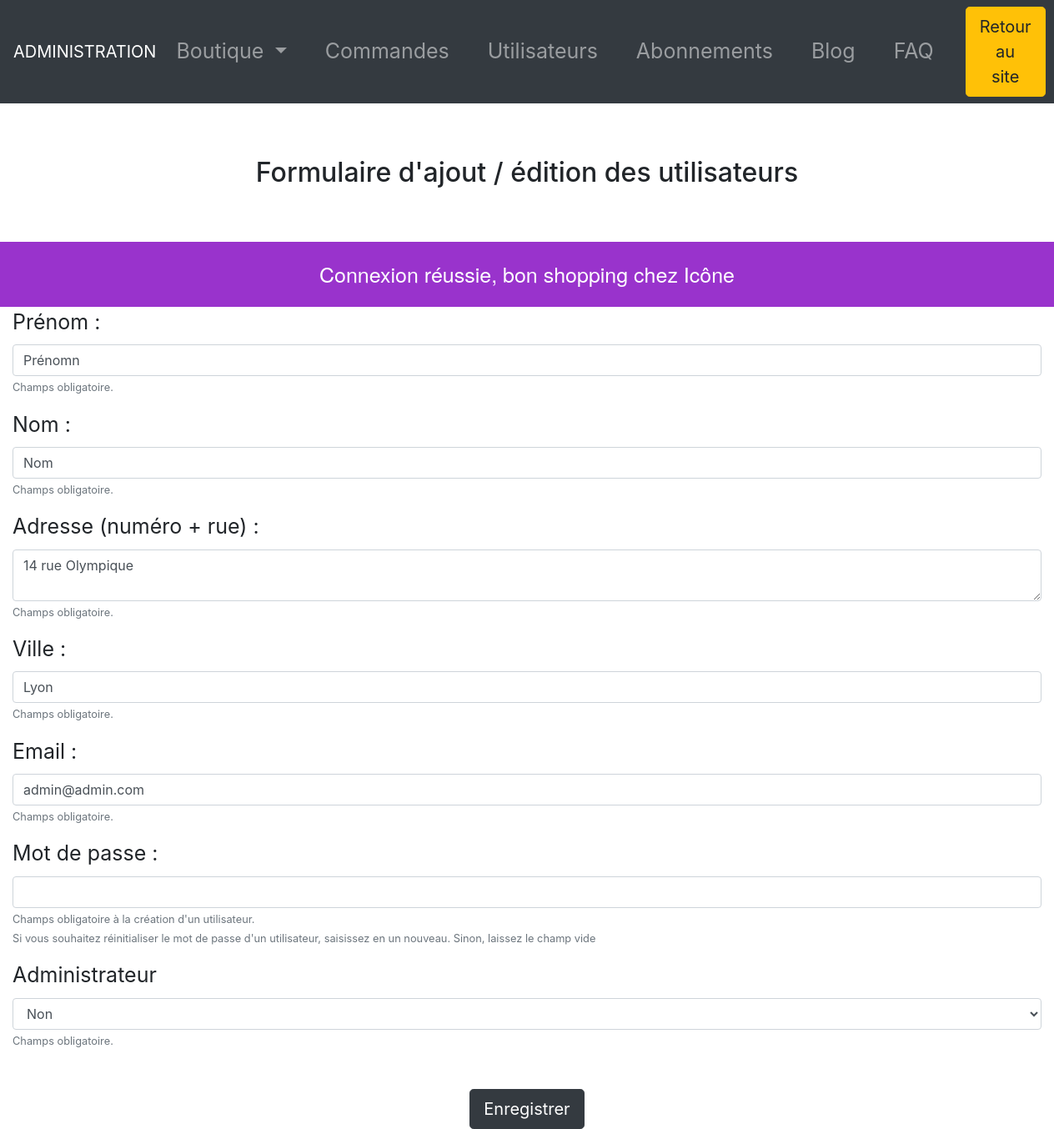
The page /index.php?p=userAdmin&action=edit&id=4 (signed in) on the database its author committed.
### tables this page shows
CREATE TABLE `users` (
  `id` int(11) NOT NULL,
  `firstname` varchar(255) NOT NULL,
  `lastname` varchar(255) NOT NULL,
  `email` varchar(255) NOT NULL,
  `password` varchar(255) NOT NULL,
  `is_admin` tinyint(11) NOT NULL DEFAULT '0',
  `city` varchar(255) NOT NULL,
  `adress` varchar(255) NOT NULL
);

### models/User.php (called while the page is built, shortened)
<?php
function getUser($id){
    $db = dbConnect();
    $query = $db->prepare('SELECT * FROM users WHERE id = ?');
    $query->execute([$id]);
    $result = $query->fetch();
    return $result;
}

### views/userForm.php (the view, shortened to what this page needs)
<!DOCTYPE html>
<html lang="fr">
<head>
    <link rel="stylesheet" href="assets/css/admin.css">
    <?php require 'partials/head_assets_admin.php'; ?>
</head>
<body>
<header>
    <?php require 'partials/header_admin.php'; ?>
</header>
<main>
    <h2 class="p-3 text-center mt-5 mb-5">Formulaire d'ajout / édition des utilisateurs</h2>
    <?php if(isset($_SESSION['messages'])): ?>
        <div class="message">
            <?php foreach($_SESSION['messages'] as $message): ?>
                <?= $message ?><br>
            <?php endforeach; ?>
        </div>
    <?php endif; ?>
    <div class="container-fluid">
        <form action="index.php?p=userAdmin&action=<?= isset($user) || (isset($_SESSION['old_inputs']) && $_GET['action'] == 'edit') ? 'edit&id='. $_GET['id'] : 'add' ?>"  method="post" enctype="multipart/form-data">
            <div class="form-group">
                <label for="firstname">Prénom :</label>
                <input type="text" class="form-control" id="firstname" name="firstname" value="<?= isset($_SESSION['old_inputs']) ? $_SESSION['old_inputs']['firstname'] : '' ?><?= isset($user) ? $user['firstname'] : ''?>">
                <small id="name" class="form-text text-muted">Champs obligatoire.</small>
            </div>
            <div class="form-group">
                <label for="lastname">Nom :</label>
                <input type="text" class="form-control" id="lastname" name="lastname" value="<?= isset($_SESSION['old_inputs']) ? $_SESSION['old_inputs']['lastname'] : '' ?><?= isset($user) ? $user['lastname'] : ''?>">
                <small id="name" class="form-text text-muted">Champs obligatoire.</small>
            </div>
            <div class="form-group">
                <label for="adress">Adresse (numéro + rue) :</label>
                <textarea type="text" class="form-control" id="adress" name="adress"><?= isset($_SESSION['old_inputs']) ? $_SESSION['old_inputs']['adress'] : '' ?><?= isset($user) ? $user['adress'] : ''?></textarea>
                <small id="name" class="form-text text-muted">Champs obligatoire.</small>
            </div>
            <div class="form-group">
                <label for="city">Ville :</label>
                <input type="text" class="form-control" id="city" name="city" value="<?= isset($_SESSION['old_inputs']) ? $_SESSION['old_inputs']['city'] : '' ?><?= isset($user) ? $user['city'] : ''?>">
                <small id="name" class="form-text text-muted">Champs obligatoire.</small>
            </div>
            <div class="form-group">
                <label for="email">Email :</label>
                <input type="email" class="form-control" id="email" name="email" value="<?= isset($_SESSION['old_inputs']) ? $_SESSION['old_inputs']['email'] : '' ?><?= isset($user) ? $user['email'] : ''?>">
                <small id="name" class="form-text text-muted">Champs obligatoire.</small>
            </div>
            <div class="form-group">
                <label for="password">Mot de passe :</label>
                <input type="text" class="form-control" id="password" name="password">
                <small id="name" class="form-text text-muted">Champs obligatoire à la création d'un utilisateur.</small>
                <small id="name" class="form-text text-muted">Si vous souhaitez réinitialiser le mot de passe d'un utilisateur, saisissez en un nouveau. Sinon, laissez le champ vide</small>
            </div>
            <div class="form-group">
                <label for="is_admin">Administrateur</label>
                <select class="form-control" id="is_admin" name="is_admin">
                    <option value="0">Non</option>
                </select>
                <small id="name" class="form-text text-muted">Champs obligatoire.</small>
            </div>
            <div class="text-center mt-5">
                <button type="submit" class="btn btn-dark btn-lg">Enregistrer</button>
            </div>
        </form>
    </div>
</main>
</body>

### assets/css/admin.css (style rules this page uses)
.message { text-align: center; font-family: "Helvetica Neue"; font-size: 25px; color: #ffffff; padding: 20px; background-color: #9933cc; }
th, tr, label { font-size: 25px; }

### rows shown on the page
users: firstname "Prénomn", lastname "Nom", adress "14 rue Olympique", city "Lyon", email "admin@admin.com"

### other values the page prints
$message "Connexion réussie, bon shopping chez Icône"
